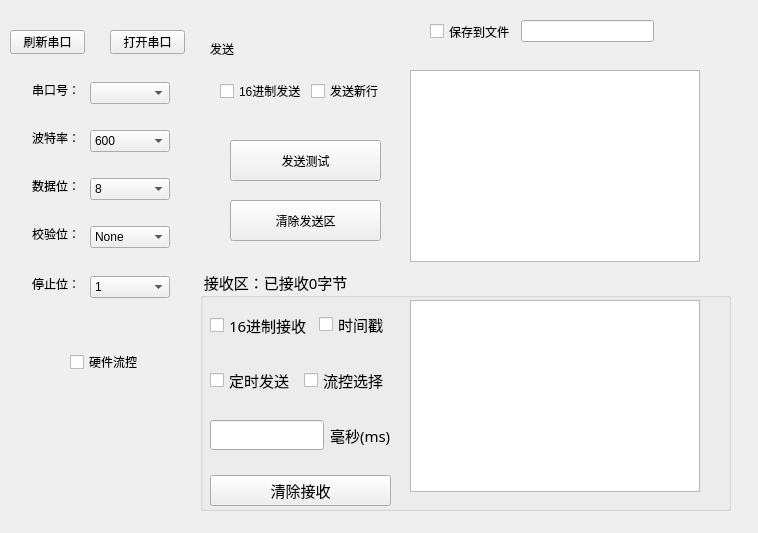
<?xml version="1.0" encoding="UTF-8"?>
<ui version="4.0">
 <class>serial_port</class>
 <widget class="QWidget" name="serial_port">
  <property name="geometry">
   <rect>
    <x>0</x>
    <y>0</y>
    <width>758</width>
    <height>533</height>
   </rect>
  </property>
  <property name="windowTitle">
   <string>串口调试</string>
  </property>
  <widget class="QPushButton" name="sendBtn">
   <property name="geometry">
    <rect>
     <x>230</x>
     <y>140</y>
     <width>151</width>
     <height>41</height>
    </rect>
   </property>
   <property name="text">
    <string>发送测试</string>
   </property>
  </widget>
  <widget class="QPushButton" name="updataBtn">
   <property name="geometry">
    <rect>
     <x>10</x>
     <y>30</y>
     <width>75</width>
     <height>24</height>
    </rect>
   </property>
   <property name="text">
    <string>刷新串口</string>
   </property>
  </widget>
  <widget class="QPushButton" name="serialSwitchBtn">
   <property name="geometry">
    <rect>
     <x>110</x>
     <y>30</y>
     <width>75</width>
     <height>24</height>
    </rect>
   </property>
   <property name="text">
    <string>打开串口</string>
   </property>
  </widget>
  <widget class="QLabel" name="label_27">
   <property name="geometry">
    <rect>
     <x>32</x>
     <y>226</y>
     <width>48</width>
     <height>16</height>
    </rect>
   </property>
   <property name="text">
    <string>校验位：</string>
   </property>
  </widget>
  <widget class="QComboBox" name="serialVerifyBitComBox">
   <property name="geometry">
    <rect>
     <x>90</x>
     <y>226</y>
     <width>80</width>
     <height>22</height>
    </rect>
   </property>
   <property name="sizePolicy">
    <sizepolicy hsizetype="Preferred" vsizetype="Fixed">
     <horstretch>28</horstretch>
     <verstretch>0</verstretch>
    </sizepolicy>
   </property>
   <property name="minimumSize">
    <size>
     <width>10</width>
     <height>12</height>
    </size>
   </property>
   <property name="sizeIncrement">
    <size>
     <width>20</width>
     <height>0</height>
    </size>
   </property>
   <item>
    <property name="text">
     <string>None</string>
    </property>
   </item>
  </widget>
  <widget class="QLabel" name="label_28">
   <property name="geometry">
    <rect>
     <x>32</x>
     <y>276</y>
     <width>48</width>
     <height>16</height>
    </rect>
   </property>
   <property name="text">
    <string>停止位：</string>
   </property>
  </widget>
  <widget class="QComboBox" name="serialStopBitComBox">
   <property name="enabled">
    <bool>true</bool>
   </property>
   <property name="geometry">
    <rect>
     <x>90</x>
     <y>276</y>
     <width>80</width>
     <height>22</height>
    </rect>
   </property>
   <property name="sizePolicy">
    <sizepolicy hsizetype="Preferred" vsizetype="Fixed">
     <horstretch>28</horstretch>
     <verstretch>0</verstretch>
    </sizepolicy>
   </property>
   <property name="minimumSize">
    <size>
     <width>10</width>
     <height>10</height>
    </size>
   </property>
   <property name="sizeIncrement">
    <size>
     <width>38</width>
     <height>0</height>
    </size>
   </property>
   <item>
    <property name="text">
     <string>1</string>
    </property>
   </item>
   <item>
    <property name="text">
     <string>2</string>
    </property>
   </item>
   <item>
    <property name="text">
     <string>3</string>
    </property>
   </item>
  </widget>
  <widget class="QLabel" name="label_26">
   <property name="geometry">
    <rect>
     <x>32</x>
     <y>178</y>
     <width>48</width>
     <height>16</height>
    </rect>
   </property>
   <property name="text">
    <string>数据位：</string>
   </property>
  </widget>
  <widget class="QComboBox" name="serialDataBitComBox">
   <property name="geometry">
    <rect>
     <x>90</x>
     <y>178</y>
     <width>80</width>
     <height>22</height>
    </rect>
   </property>
   <property name="sizePolicy">
    <sizepolicy hsizetype="Preferred" vsizetype="Fixed">
     <horstretch>28</horstretch>
     <verstretch>0</verstretch>
    </sizepolicy>
   </property>
   <property name="minimumSize">
    <size>
     <width>10</width>
     <height>12</height>
    </size>
   </property>
   <property name="sizeIncrement">
    <size>
     <width>20</width>
     <height>0</height>
    </size>
   </property>
   <item>
    <property name="text">
     <string>8</string>
    </property>
   </item>
  </widget>
  <widget class="QLabel" name="label_25">
   <property name="geometry">
    <rect>
     <x>32</x>
     <y>130</y>
     <width>48</width>
     <height>16</height>
    </rect>
   </property>
   <property name="text">
    <string>波特率：</string>
   </property>
  </widget>
  <widget class="QComboBox" name="serialBandrateComBox">
   <property name="geometry">
    <rect>
     <x>90</x>
     <y>130</y>
     <width>80</width>
     <height>22</height>
    </rect>
   </property>
   <property name="sizePolicy">
    <sizepolicy hsizetype="Preferred" vsizetype="Fixed">
     <horstretch>28</horstretch>
     <verstretch>0</verstretch>
    </sizepolicy>
   </property>
   <property name="minimumSize">
    <size>
     <width>10</width>
     <height>12</height>
    </size>
   </property>
   <property name="sizeIncrement">
    <size>
     <width>20</width>
     <height>0</height>
    </size>
   </property>
   <item>
    <property name="text">
     <string>600</string>
    </property>
   </item>
   <item>
    <property name="text">
     <string>1200</string>
    </property>
   </item>
   <item>
    <property name="text">
     <string>2400</string>
    </property>
   </item>
   <item>
    <property name="text">
     <string>4800</string>
    </property>
   </item>
   <item>
    <property name="text">
     <string>9600</string>
    </property>
   </item>
   <item>
    <property name="text">
     <string>19200</string>
    </property>
   </item>
   <item>
    <property name="text">
     <string>38400</string>
    </property>
   </item>
   <item>
    <property name="text">
     <string>115200</string>
    </property>
   </item>
  </widget>
  <widget class="QLabel" name="label_24">
   <property name="geometry">
    <rect>
     <x>32</x>
     <y>82</y>
     <width>48</width>
     <height>16</height>
    </rect>
   </property>
   <property name="text">
    <string>串口号：</string>
   </property>
  </widget>
  <widget class="QComboBox" name="serialPortComBox">
   <property name="geometry">
    <rect>
     <x>90</x>
     <y>82</y>
     <width>80</width>
     <height>22</height>
    </rect>
   </property>
   <property name="sizePolicy">
    <sizepolicy hsizetype="Preferred" vsizetype="Fixed">
     <horstretch>28</horstretch>
     <verstretch>0</verstretch>
    </sizepolicy>
   </property>
   <property name="minimumSize">
    <size>
     <width>10</width>
     <height>12</height>
    </size>
   </property>
   <property name="sizeIncrement">
    <size>
     <width>20</width>
     <height>0</height>
    </size>
   </property>
  </widget>
  <widget class="QTextEdit" name="sendTextTextEdit">
   <property name="geometry">
    <rect>
     <x>410</x>
     <y>70</y>
     <width>290</width>
     <height>192</height>
    </rect>
   </property>
  </widget>
  <widget class="QGroupBox" name="recGroupBox">
   <property name="geometry">
    <rect>
     <x>200</x>
     <y>270</y>
     <width>531</width>
     <height>241</height>
    </rect>
   </property>
   <property name="font">
    <font>
     <family>Adobe 楷体 Std R</family>
     <pointsize>11</pointsize>
    </font>
   </property>
   <property name="title">
    <string> 接收区：已接收0字节</string>
   </property>
   <widget class="QTextBrowser" name="recTextShowTextBrowser">
    <property name="geometry">
     <rect>
      <x>210</x>
      <y>30</y>
      <width>290</width>
      <height>192</height>
     </rect>
    </property>
   </widget>
   <widget class="QWidget" name="">
    <property name="geometry">
     <rect>
      <x>10</x>
      <y>21</y>
      <width>181</width>
      <height>215</height>
     </rect>
    </property>
    <layout class="QVBoxLayout" name="verticalLayout">
     <item>
      <spacer name="verticalSpacer">
       <property name="orientation">
        <enum>Qt::Vertical</enum>
       </property>
       <property name="sizeHint" stdset="0">
        <size>
         <width>20</width>
         <height>18</height>
        </size>
       </property>
      </spacer>
     </item>
     <item>
      <layout class="QHBoxLayout" name="horizontalLayout">
       <item>
        <widget class="QCheckBox" name="hexShowCheckBox">
         <property name="enabled">
          <bool>true</bool>
         </property>
         <property name="minimumSize">
          <size>
           <width>50</width>
           <height>30</height>
          </size>
         </property>
         <property name="text">
          <string>16进制接收</string>
         </property>
        </widget>
       </item>
       <item>
        <widget class="QCheckBox" name="timeStampCheckBox">
         <property name="text">
          <string>时间戳</string>
         </property>
        </widget>
       </item>
      </layout>
     </item>
     <item>
      <spacer name="verticalSpacer_2">
       <property name="orientation">
        <enum>Qt::Vertical</enum>
       </property>
       <property name="sizeHint" stdset="0">
        <size>
         <width>20</width>
         <height>18</height>
        </size>
       </property>
      </spacer>
     </item>
     <item>
      <layout class="QHBoxLayout" name="horizontalLayout_4">
       <item>
        <widget class="QCheckBox" name="timingSendCheckBox">
         <property name="text">
          <string>定时发送</string>
         </property>
        </widget>
       </item>
       <item>
        <widget class="QCheckBox" name="flowCheckBox">
         <property name="text">
          <string>流控选择</string>
         </property>
        </widget>
       </item>
      </layout>
     </item>
     <item>
      <spacer name="verticalSpacer_3">
       <property name="orientation">
        <enum>Qt::Vertical</enum>
       </property>
       <property name="sizeHint" stdset="0">
        <size>
         <width>20</width>
         <height>18</height>
        </size>
       </property>
      </spacer>
     </item>
     <item>
      <layout class="QHBoxLayout" name="horizontalLayout_5">
       <item>
        <widget class="QLineEdit" name="sendTimeEdit"/>
       </item>
       <item>
        <widget class="QLabel" name="label_7">
         <property name="text">
          <string>毫秒(ms)</string>
         </property>
        </widget>
       </item>
      </layout>
     </item>
     <item>
      <spacer name="verticalSpacer_4">
       <property name="orientation">
        <enum>Qt::Vertical</enum>
       </property>
       <property name="sizeHint" stdset="0">
        <size>
         <width>20</width>
         <height>18</height>
        </size>
       </property>
      </spacer>
     </item>
     <item>
      <widget class="QPushButton" name="clearRecBtn">
       <property name="text">
        <string>清除接收</string>
       </property>
      </widget>
     </item>
    </layout>
   </widget>
  </widget>
  <widget class="QCheckBox" name="flowModeCheckBox">
   <property name="geometry">
    <rect>
     <x>70</x>
     <y>350</y>
     <width>105</width>
     <height>24</height>
    </rect>
   </property>
   <property name="text">
    <string>硬件流控</string>
   </property>
  </widget>
  <widget class="QPushButton" name="clearSendAreaBtn">
   <property name="geometry">
    <rect>
     <x>230</x>
     <y>200</y>
     <width>151</width>
     <height>41</height>
    </rect>
   </property>
   <property name="text">
    <string>清除发送区</string>
   </property>
  </widget>
  <widget class="QLabel" name="label_6">
   <property name="geometry">
    <rect>
     <x>210</x>
     <y>33</y>
     <width>273</width>
     <height>31</height>
    </rect>
   </property>
   <property name="text">
    <string>发送</string>
   </property>
   <property name="buddy">
    <cstring>label_6</cstring>
   </property>
  </widget>
  <widget class="QWidget" name="layoutWidget">
   <property name="geometry">
    <rect>
     <x>430</x>
     <y>20</y>
     <width>224</width>
     <height>23</height>
    </rect>
   </property>
   <layout class="QHBoxLayout" name="horizontalLayout_2">
    <item>
     <widget class="QCheckBox" name="saveFileCheckBox">
      <property name="text">
       <string>保存到文件</string>
      </property>
     </widget>
    </item>
    <item>
     <widget class="QLineEdit" name="saveFileNameEdit"/>
    </item>
   </layout>
  </widget>
  <widget class="QWidget" name="layoutWidget">
   <property name="geometry">
    <rect>
     <x>0</x>
     <y>0</y>
     <width>2</width>
     <height>2</height>
    </rect>
   </property>
   <layout class="QVBoxLayout" name="verticalLayout_2"/>
  </widget>
  <widget class="QWidget" name="layoutWidget">
   <property name="geometry">
    <rect>
     <x>0</x>
     <y>0</y>
     <width>2</width>
     <height>2</height>
    </rect>
   </property>
   <layout class="QVBoxLayout" name="verticalLayout_3"/>
  </widget>
  <widget class="QWidget" name="layoutWidget">
   <property name="geometry">
    <rect>
     <x>220</x>
     <y>80</y>
     <width>164</width>
     <height>22</height>
    </rect>
   </property>
   <layout class="QHBoxLayout" name="horizontalLayout_6">
    <item>
     <widget class="QCheckBox" name="hexSendCheckBox">
      <property name="text">
       <string>16进制发送</string>
      </property>
     </widget>
    </item>
    <item>
     <widget class="QCheckBox" name="sendNewLineCheckBox">
      <property name="text">
       <string>发送新行</string>
      </property>
     </widget>
    </item>
   </layout>
  </widget>
 </widget>
 <resources/>
 <connections/>
</ui>
